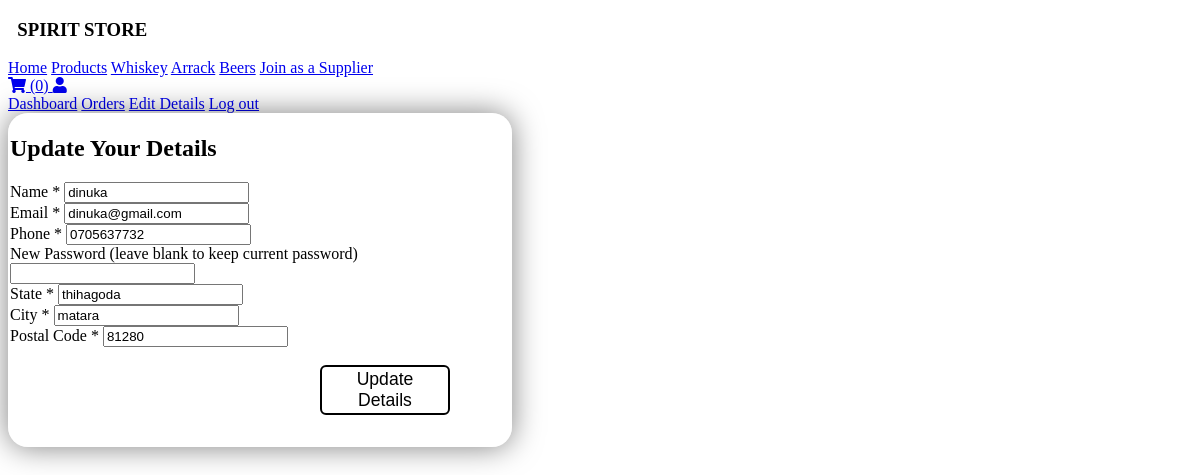
Page /pages/customer/edit_details.php (signed in) on the committed database.
### tables this page shows
CREATE TABLE IF NOT EXISTS `customer` (
  `id` int NOT NULL AUTO_INCREMENT,
  `name` varchar(100) NOT NULL,
  `email` varchar(100) NOT NULL,
  `phone` varchar(15) DEFAULT NULL,
  `password` text NOT NULL,
  `state` varchar(50) DEFAULT NULL,
  `city` varchar(50) DEFAULT NULL,
  `postal_code` varchar(10) DEFAULT NULL,
  PRIMARY KEY (`id`),
  UNIQUE KEY `email` (`email`),
  UNIQUE KEY `phone` (`phone`)
);

### pages/customer/edit_details.php (the view, shortened to what this page needs)
<?php
include('../../Headers\customerHeader.php');
$customer_id = $_SESSION['userid'];
$sql = "SELECT * FROM customer WHERE id = '$customer_id'";
$result = $connection->query($sql);
$row = $result->fetch_assoc();
?>
<!DOCTYPE html>
<html lang="en">
<head>
    <link rel="stylesheet" href="../styles/form.css">
</head>
<body>
    <div class="left">
        <div class="nav-list">
            <a href="../../pages/customer_dashboard.php">Dashboard</a>
            <a href="../customer/orders.php">Orders</a>
            <a href="../customer/edit_details.php">Edit Details</a>
            <a href="../customer/logout.php">Log out</a>
        </div>
    </div>
    <div class="right">
        <div class="form-container">
            <h2>Update Your Details</h2>
            <form action="" method="POST">
                <label for="name">Name *</label>
                <input type="text" name="name" value="<?php echo $row['name'] ?>" required><br>
                <label for="email">Email *</label>
                <input type="email" name="email" value="<?php echo $row['email'] ?>" required><br>
                <label for="phone">Phone *</label>
                <input type="tel" name="phone" value="<?php echo $row['phone'] ?>" required><br>
                <label for="password">New Password (leave blank to keep current password)</label>
                <input type="password" name="password" id="password"><br>
                <label for="state">State *</label>
                <input type="text" name="state" value="<?php echo $row['state'] ?>" required><br>
                <label for="city">City *</label>
                <input type="text" name="city" value="<?php echo $row['city'] ?>" required><br>
                <label for="postal_code">Postal Code *</label>
                <input type="text" name="postal_code" value="<?php echo $row['postal_code'] ?>" required><br><br>
                <button type="submit">Update Details</button>
            </form>
        </div>
    </div>
</body>
</html>

### styles/form.css (style rules this page uses)
.form-container { position: relative; width: 500px; background: transparent; border: 2px solid rgba(255, 255, 255, 0.5); border-radius: 20px; backdrop-filter: blur(20px); box-shadow: 0 0 30px rgba(0, 0, 0, 0.5); overflow: hidden; }
button { width: 130px; height: 50px; background: transparent; border: 2px solid black; outline: none; border-radius: 6px; cursor: pointer; font-size: 1.1em; color: black; font-weight: 500; margin-left: 310px; transition: .5s; margin-bottom: 30px; }

### rows in the picture
customer: name "dinuka", email "dinuka@gmail.com", phone "0705637732", state "thihagoda", city "matara", postal_code "81280"

### other values in the picture
$cartCount "0"
